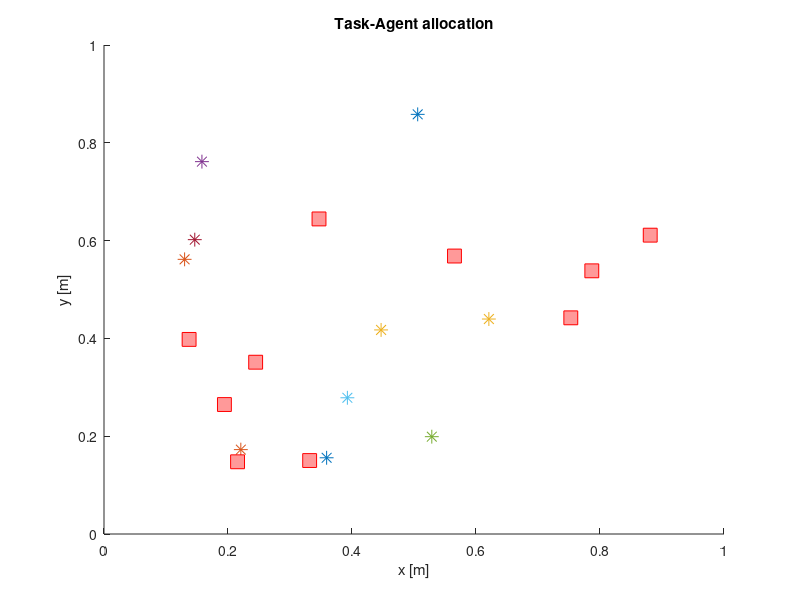

Recreate this plot in MATLAB. (Note: this script raises an error after producing the figure.)
%% Decentralized Control for Dynamic Task Allocation Problems for Multi-Agent Systems with Auctions
% Analysis in dynamics
%
% Author: Martin Braquet
% Date: September 2020

addpath('CNP_CBBA/');
close all; clear all;
rng('default');
rng(7);

simu_number = 7;
simu_name = 'Dynamics';

[ComputeOpt ComputeSGA ComputeCBBA] = deal(0,0,1);

use_CBBA = 1;
use_OPT = 0;
uniform_agents = 0;
uniform_tasks = 0;
plot_range = 0;

na = 10;
nt = 10;
n_rounds = 1000;

Lt = 1;
nt_loiter = ceil(0.5*nt);
task_type = zeros(nt,1);
task_type(1:nt_loiter) = 1;
lambda = 1;

map_width = 1;
comm_distance = 0.3 * map_width;

simu_time = 10;
time_step = simu_time / n_rounds;
time_start = 0;

pos_a = (0.1 + 0.8 * rand(na,2)) * map_width;
pos_t = (0.1 + 0.8 * rand(nt,2)) * map_width;
%tf_t = rand(nt,1) * simu_time;
%tf_t = [5*ones(1,3) 10*ones(1,1)];
tf_t =  simu_time * (0.95 + 0.05 * rand(nt,1));
tloiter_t =  simu_time * (0.2 + 0.05 * rand(nt,1));
tloiter_t(task_type == 0) = 0;
%tf_t = 10*ones(1,nt);

[tf_t, idx] = sort(tf_t);
pos_t = pos_t(idx,:);
pos_t_initial = pos_t;

kdrag = 3 / simu_time;

%velocity = 1:na;
%velocity = 1 * ones(1,nt);
max_speed = 0.1;
if uniform_agents
    v_a = zeros(na,2);
else
    v_a = (2 * rand(na,2) - 1) * max_speed;
end

max_speed_task = 0.1;
if uniform_tasks
    v_t = zeros(nt,2);
else
    v_t = (2 * rand(nt,2) - 1) * max_speed_task;
end

R = 0.04 * map_width;
if uniform_tasks
    radius_t = R * ones(nt,1);
else
    radius_t = (0.2 * rand(nt,1) + 1) * R;
end

% 
% pos_a = [0.1 0.5];
% v_a = [0 0];
% pos_t = [0 0.8];


% Reward after task completion
r_nom = 0.2;
if uniform_tasks
    r_bar = r_nom * ones(nt,1);
else
    r_bar = r_nom * rand(nt,1);
end
r_bar(task_type == 1) = 5 * r_bar(task_type == 1);
    
% Probability that agent i successfully completes task j
if uniform_agents
    prob_a_t = 0.7 * ones(na,nt);
else
    prob_a_t = rand(na,nt);
end

Tasks.r_bar = r_bar;
Tasks.prob_a_t = prob_a_t;
Tasks.tast_type = task_type;

Agents.N = na;
Agents.Lt = Lt * ones(1,na);
Agents.v_a = v_a;
Agents.previous_task = zeros(na,1);
Agents.previous_winnerBids = zeros(na,1);
Agents.rin_task = zeros(na,2);
Agents.vin_task = zeros(na,2);
Agents.kdrag = kdrag;

costs = zeros(na, nt);
utility = zeros(na, nt);
rewards = zeros(na, nt);

% Fully connected graph
G = ~eye(Agents.N);

figure; hold on;
colors = lines(na);

SimuParamsCell.n_rounds = n_rounds;
SimuParamsCell.time_step = time_step;
SimuParamsCell.map_width = map_width;
SimuParamsCell.comm_distance = comm_distance;
SimuParamsCell.simu_time = simu_time;
SimuParamsCell.time_step = time_step;
SimuParamsCell.colors = colors;
SimuParamsCell.pos_a_init = pos_a;
SimuParamsCell.max_speed = max_speed;
SimuParamsCell.v_a = v_a;
SimuParamsCell.pos_t = pos_t;
SimuParamsCell.max_speed_task = max_speed_task;
SimuParamsCell.v_t = v_t;
SimuParamsCell.radius_t = radius_t;
SimuParamsCell.task_type = task_type;
SimuParamsCell.nt_loiter = nt_loiter;
SimuParamsCell.task_type = task_type;
SimuParamsCell.na = na;
SimuParamsCell.nt = nt;
SimuParamsCell.tf_t = tf_t;
SimuParamsCell.tloiter_t = tf_t;
SimuParamsCell.R = R;
SimuParamsCell.radius_t = radius_t;
SimuParamsCell.r_nom = r_nom;
SimuParamsCell.r_bar = r_bar;
SimuParamsCell.lambda = lambda;
SimuParamsCell.prob_a_t = prob_a_t;
SimuParamsCell.kdrag = kdrag;


for CommLimit = [0 1]
      
clear J J_to_completion_target X_full_simu p_CBBA_full_simu S_CBBA_ALL X;
    
n_rounds_loop = n_rounds;
simu_time_loop = simu_time;
time_start_loop = time_start;
tf_t_loop = tf_t;
pos_a_loop = pos_a;
v_a_loop = v_a;

U_next_tot = zeros(n_rounds,1);
U_tot = zeros(n_rounds,1);
U_completed_tot = 0;

completed_tasks_round = [];
completed_tasks = [];
rt_completed = 0;

X_full_simu{n_rounds} = 0;
p_CBBA_full_simu{n_rounds} = 0;
S_CBBA_ALL_full_simu = zeros(n_rounds,nt);
rt_full_simu = zeros(n_rounds,nt);
J = zeros(n_rounds,na); % Cost for each agent from start to current step
J_to_completion_target = zeros(n_rounds,na); % Estimated cost for each agent from step to end

for i_round = 1:n_rounds
    
    clf; hold on;
    xlim([0 map_width]);
    ylim([0 map_width]);
    xlabel('x [m]');
    ylabel('y [m]');
    title('Task-Agent allocation');
    for i = 1:na
        plot(pos_a_loop(i,1), pos_a_loop(i,2), '*', 'Color', colors(i,:), 'MarkerSize', 10, 'DisplayName', 'Agents');
    end
    plot(pos_t(:,1), pos_t(:,2),'rs', 'MarkerSize', 10, 'DisplayName', 'Targets', 'MarkerFaceColor',[1 .6 .6]);
    if plot_range && plot_range
        PlotAgentRange(pos_a_loop, comm_distance, colors, 'Comm Range');
    end
    
    PlotTaskLoitering(pos_t, radius_t, task_type, 'r--', 'Task loitering');
    
    Agents.Pos = pos_a_loop;
    Agents.v_a = v_a_loop;
    
    Tasks.Pos = pos_t;
    Tasks.Speed = v_t;
    Tasks.N = nt;
    Tasks.tf = tf_t_loop;
    Tasks.lambda = lambda;
    Tasks.task_type = task_type;
    Tasks.tloiter = tloiter_t;
    Tasks.radius = radius_t;
    
    for j = 1:nt
        if tf_t_loop(j) > 0
            for i = 1:na
                [~, ~, ~, ~, costs(i,j)] = ComputeCommandParamsWithVelocity(pos_a_loop(i,:)', v_a_loop(i,:)', pos_t(j,:)', v_t(j,:)', tf_t_loop(j), [], kdrag);
                %mycost(i_round) = costs(i,j)
                rewards(i,j) = r_bar(j) * prob_a_t(i,j);
                winners = zeros(na,nt);
                winners(i,j) = 1;
                utility(i,j) = CalcTaskUtility(pos_a_loop, v_a_loop, pos_t(j,:), v_t(j,:), tf_t_loop(j), r_bar(j), j, prob_a_t, winners, lambda, kdrag);
                %myutility(i_round) = utility(i,j)
            end
        end
    end
    
    if CommLimit
        for i = 1:na
            for j = (i+1):na
                G(i,j) = norm(pos_a_loop(i,:) - pos_a_loop(j,:)) < comm_distance;
                G(j,i) = G(i,j);
            end
        end
    end

    if use_CBBA
        % CBBA solution
        tic; [S_CBBA, p_CBBA, S_CBBA_ALL, rt_curr, Agents] = CBBASolution(Agents, G, Tasks)
        rt_full_simu(i_round,:) = rt_curr;
        toc;
    else
        % Test of fixed solution
        p_CBBA = {[1 4], [2 4], [3 4]}; S_CBBA = 1;
    end
    
    if use_OPT
        tic; [S_OPT, p_OPT, S_OPT_ALL] = OptimumSolution(Agents, G, Tasks);
        toc;
        [S_CBBA S_OPT]
    end
    
    U_next_tot(i_round) = S_CBBA;
    U_tot(i_round) = U_next_tot(i_round) + U_completed_tot;
    
    % Find the optimal control solution for the given allocation p_CBBA
    [X, completed_tasks_round, J_curr, J_to_completion_target(i_round+1,:)] = OptimalControlSolution(pos_a_loop, v_a_loop, pos_t, v_t, radius_t, p_CBBA, Agents, tf_t_loop, tloiter_t, time_step, n_rounds_loop, na, kdrag);
    X_full_simu{i_round} = X;
    p_CBBA_full_simu{i_round} = p_CBBA;
    S_CBBA_ALL_full_simu(i_round,:) = S_CBBA_ALL;
    J(i_round+1,:) = J(i_round,:) + J_curr;
    plotMapAllocation(X, n_rounds_loop, na, colors, 'CBBA solution');
    
    for j = completed_tasks_round
            rt_completed = rt_completed + rt_curr(j);
            %pos_t(j,:) = [1 1] * 1e16;
            %U_completed_tot = U_completed_tot + S_CBBA_ALL(j);
    end
    
    completed_tasks_round = [];
    
    
    legend(legendUnq(gca));
    drawnow;
    
    % Update position and velocity of each agent
    pos_a_loop = X(1:2,:,2)';
    v_a_loop   = X(3:4,:,2)';
    
%     stop = 1;
%     for i = 1:na
%         if ~isempty(p_CBBA{i})
%             stop = 0;
%             break;
%         end
%     end
%         
%         
%     if (stop)
%         break;
%     end
    
   %pos_t = RemoveCompletedTasks(pos_t, ind_completed_tasks);
   
   simu_time_loop = simu_time_loop - time_step;
   time_start_loop = time_start_loop + time_step;
   n_rounds_loop = n_rounds_loop - 1;
   tf_t_loop = tf_t_loop - time_step;
end

U_tot = rt_completed - sum(J(end,:));

mkdir(sprintf('mat/%s/simu_%d', simu_name, simu_number));
save(sprintf('mat/%s/simu_%d/J_CommLimit_%d.mat', simu_name, simu_number, CommLimit), 'J');
save(sprintf('mat/%s/simu_%d/J_to_completion_target_CommLimit_%d.mat', simu_name, simu_number, CommLimit), 'J_to_completion_target');
save(sprintf('mat/%s/simu_%d/X_just_saved_CommLimit_%d.mat', simu_name, simu_number, CommLimit), 'X_full_simu');
save(sprintf('mat/%s/simu_%d/p_CBBA_just_saved_CommLimit_%d.mat', simu_name, simu_number, CommLimit), 'p_CBBA_full_simu');
save(sprintf('mat/%s/simu_%d/S_CBBA_ALL_just_saved_CommLimit_%d.mat', simu_name, simu_number, CommLimit), 'S_CBBA_ALL_full_simu');
save(sprintf('mat/%s/simu_%d/rt_just_saved_CommLimit_%d.mat', simu_name, simu_number, CommLimit), 'rt_full_simu');

save(sprintf('mat/%s/simu_%d/SimuParamsCell.mat', simu_name, simu_number), 'SimuParamsCell');

end




%%


function pos_t_new = RemoveCompletedTasks(pos_t, ind)

    pos_t_new = zeros(size(pos_t,1)-length(ind),2);
    k = 1;
    for t = 1:size(pos_t,1)
        if ~sum(ind == t)
            pos_t_new(k,:) = pos_t(t,:);
            k = k + 1;
        end
    end

end

function [p, pos_a, ind_completed_tasks, nt, Agents] = UpdatePath(p, pos_a, pos_t, time_step, Agents, nt)
    ind_completed_tasks = [];
    
    for i = 1:size(pos_a,1)
        if ~isempty(p{i})
            d_a_t = pos_t(p{i}(1),:) - pos_a(i,:);
            if (norm(d_a_t) < time_step * Agents.Speed(i))
                pos_a(i,:) = pos_t(p{i}(1),:);
                nt = nt - 1;
                Agents.Lt(i) = Agents.Lt(i) - 1;
                ind_completed_tasks = [ind_completed_tasks p{i}(1)];
                %if (nt == 0)
                %    break;
                %end
                p{i} = p{i}(2:end);
%                 if ~isempty(p{i})
%                     time_step_remaining = time_step - norm(d_a_t) / Agents.Speed(i);
%                     d_a_next_t = pos_t(p{i}(1),:) - pos_a(i,:);
%                     pos_a(i,:) = pos_a(i,:) + d_a_next_t / norm(d_a_next_t) * time_step_remaining * Agents.Speed(i);
%                 end
            else
                pos_a(i,:) = pos_a(i,:) + d_a_t / norm(d_a_t) * time_step * Agents.Speed(i);
            end
        end
    end
end

